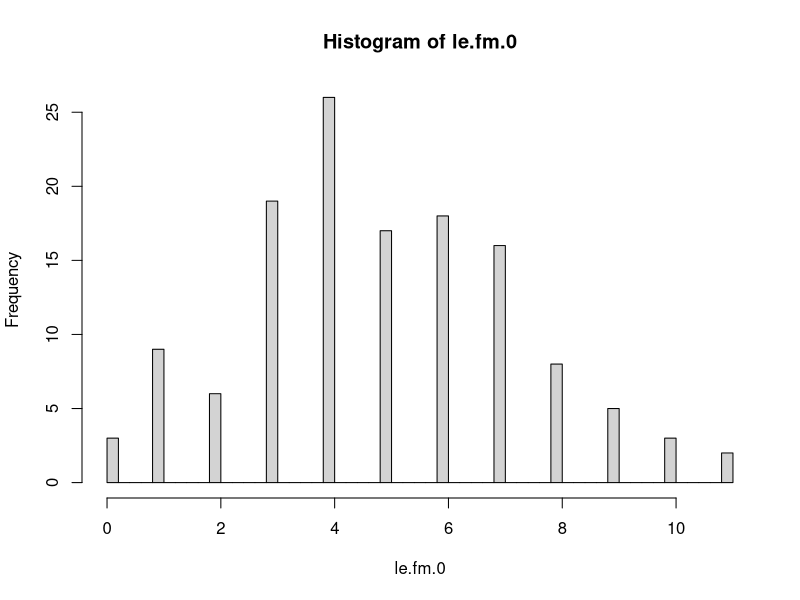

This figure's R source: (Note: this script raises an error after producing the figure.)
## ---- chunk 1
countries<-read.table(file="countries.txt",head=T,row.names=2,dec=",")
attach(countries)
le.fm.0 <- pmax(0,le.fm)
hist(le.fm.0,br=40)
## ---- chunk 2

# Write your own CV bandwidth choice script for the local Poisson regression.
# h.cv.sm.possion.R
#
# method can be equal to 'loglik.CV' (default) or 'prob.missclas.CV'
h.cv.sm.poisson <- function(x,y,rg.h=NULL,l.h=10,method=prob.missclas.CV){
  cv.h <- numeric(l.h)
  if (is.null(rg.h)){
    hh <- c(h.select(x,y,method="cv"),h.select(x,y,method="aicc")) #,hcv(x,y))
    rg.h <- range(hh)
  }
  i <- 0
  gr.h <- exp( seq(log(rg.h[1]/1.1), log(rg.h[2]*1.1), l=l.h))
  for (h in gr.h){
    i <- i+1
    cv.h[i] <- method(x,y,h)
  }
  return(list(h=gr.h,cv.h=cv.h, h.cv = gr.h[which.min(cv.h)]))
}
# method 1
prob.missclas.CV <- function(x,y,h){
  n <- length(x)
  pred <- sapply(1:n, 
                 function(i,x,y,h){
                   sm.poisson(x=x[-i],y=y[-i],h=h,eval.points=x[i],display="none")$estimate
                 },   x,y,h)
  
  return(sum(abs(pred-y)>.5)/n)
}
# method 2
loglik.CV <- function(x,y,h){
  n <- length(x)
  lambda <- sapply(1:n, 
                 function(i,x,y,h){
                   sm.poisson(x=x[-i],y=y[-i],h=h,eval.points=x[i],display="none")$estimate
                 },   x,y,h)
  
  return (-sum(log(exp(-lambda)*(lambda^x)/(factorial(x)))))# using minus here is aim to keep using min later
}
## ---- chunk 3
h.list.ps <- h.cv.sm.poisson(inf.mort,le.fm.0)#rg.h=c(4,11)
h.list.ll <- h.cv.sm.poisson(inf.mort,le.fm.0,method = loglik.CV)
## ---- chunk 4
aux <- sm.poisson(inf.mort,le.fm.0,h=h.list.ps$h.cv, col=1)
sm.regression(inf.mort,le.fm.0,h=h.list.ps$h.cv,col=4,add=T)
aux.glm <- glm(le.fm.0 ~ inf.mort,family=poisson)
pred <- predict(aux.glm, 
                newdata=data.frame(inf.mort=aux$eval.points),
                type="response")
lines(aux$eval.points,pred,col=2)
## ---- chunk 5
aux <- sm.poisson(inf.mort,le.fm.0,h=h.list.ll$h.cv, col=1)
sm.regression(inf.mort,le.fm.0,h=h.list.ll$h.cv,col=4,add=T)
aux.glm <- glm(le.fm.0 ~ inf.mort,family=poisson)
pred <- predict(aux.glm, 
                newdata=data.frame(inf.mort=aux$eval.points),
                type="response")
lines(aux$eval.points,pred,col=2)
